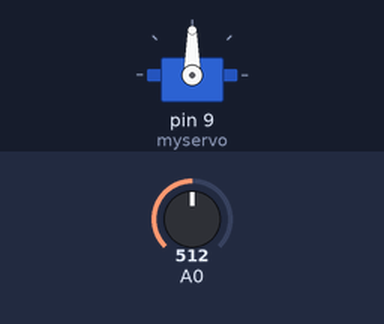
A sketch run on a simulated Arduino Uno, built with avr-gcc and run on an emulated ATmega328P. Shown: servo. The inputs (shaded band) are chosen by the test bench; at power-on: A0 = 512.

Above: at 1.2 s.
1.3 s: A0 set to 716
At 2.5 s:
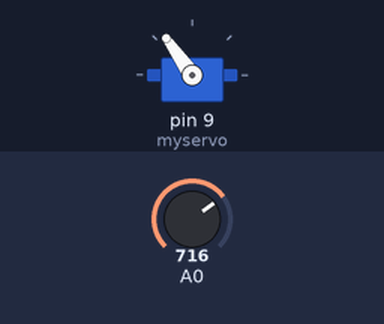
2.8 s: A0 set to 900
At 3.6 s:
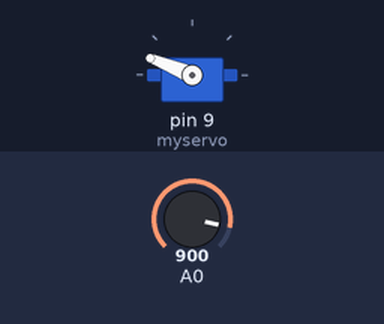
4.3 s: A0 set to 1023
At 4.7 s:
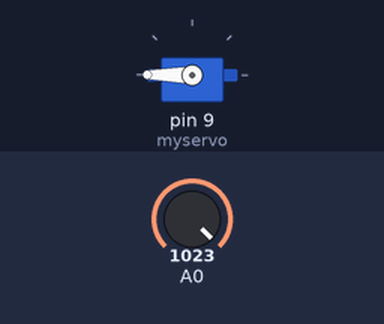
5.8 s: A0 set to 306
At 7.0 s:
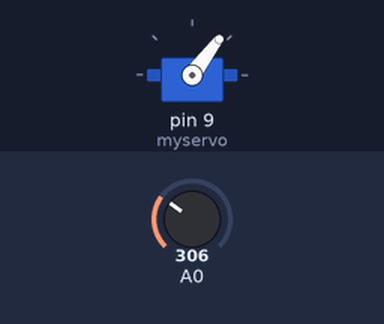
7.3 s: A0 set to 122
At 8.2 s:
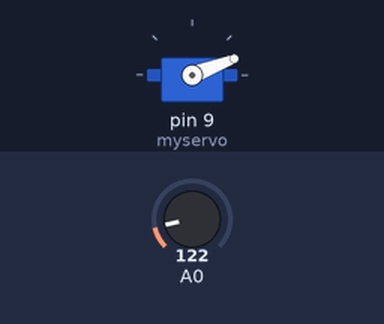
Timing chart, 0 to 9.8 s (numbered marks = the images above; inputs shaded):
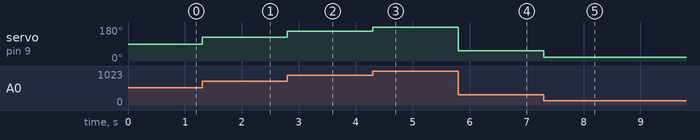

The sketch:

220412_ServoMotor.ino
```cpp
#include <Servo.h>
Servo myservo;

void setup() {
  myservo.attach(9);
  pinMode(A0, INPUT);
}

void loop() {
  int analogIn = analogRead(A0);
  int val = map(analogIn, 0, 1023, 0, 180);
  myservo.write(val);
}
```

Measured:
- after the input at 1.3 s, servo on pin 9 (myservo): 90° → 125° at once
- after the input at 2.8 s, servo on pin 9 (myservo): 125° → 158° at once
- after the input at 4.3 s, servo on pin 9 (myservo): 158° → 180° at once
- after the input at 5.8 s, servo on pin 9 (myservo): 180° → 53° at once
- after the input at 7.3 s, servo on pin 9 (myservo): 53° → 21° at once
